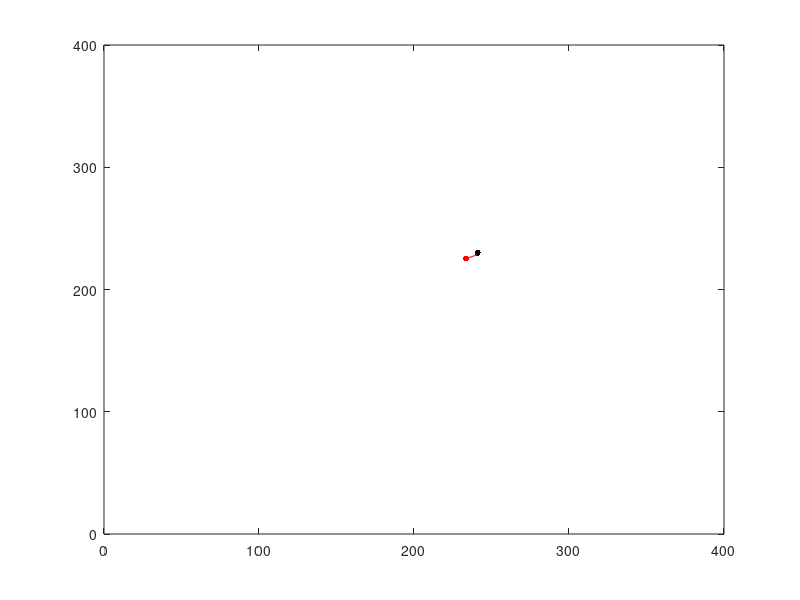

Write MATLAB code to recreate this figure.
%This code is for extension of the models, implementing hoicks in the boid
%world

close all
clear all

%LEGEND FOR STUFF
% CHECK
% TEMPORARY
% DELETE
% OPTIMIZE

%INITIALIZE PARAMETERS
L=400;                  %System size
N_boid = 1;            %Nr of boids
N_hoick = 1;            %Nr of predators
R_r = 1;                %repulsion radius
R_o = 10;                %Orientation radius
R_a = 13;               %Attraction radius
v_evolve = 2;           % CHECK(no evolution for boids) the evolvable speed of boid
v_hoick = 8;            % TEMPORARY value. Speed of hoick
A_s = 1000*R_r^2;        % TEMPORARY value (same value as used for fig 1). Possible sighting area
A_m = 25*R_r^2;          % TEMPORARY value (same value as used for fig 1). Possible movement area

phi_boid  = 0.00000000000000001;%A_m/(2*v_evolve^2); %turning angle for boids
phi_hoick = pi/4;      %turning angle for hoicks
theta_boid = 0.000000000001;%A_s/R_a^2;      %viewing angle
theta_hoick = pi;          %viewing angle



e_boid = 0.00001;           %Sensitivity to noise
omega_boid = 0;         %Sensitivity to predator
warm_up = 0;        %CHECK do we really need this? %Warm up time, 15 minutes in the paper
tot_time = 1000 + warm_up;       %Totalt time


%DEFINE HELPFUL VECTORS
r = zeros(N_boid + N_hoick,1);         %r is the distance from current boid to all other boids
rx_hat = zeros(N_boid + N_hoick,1);    %unit vector for x component
ry_hat = zeros(N_boid + N_hoick,1);    %unit vector for y component


%GRAPHICS STUFF
fig = figure;
marker1 = 14;

%-------------------INITIALIZE BOIDS AND HOICKS-------------------------%
% x(i,t) gives the x coordinate of the ith particle at time t where the %
% last element is the hoick and the first N_boid elements are boids     %
%-----------------------------------------------------------------------%
x = zeros(N_boid + N_hoick,tot_time+1);    %define initial x coordiantes for boids
x(:,1) = L/2+L/4*rand(N_boid + N_hoick,1);       %initial positions

y = zeros(N_boid + N_hoick,tot_time+1);    %define initial y coordinates for boids
y(:,1) = L/2+L/4*rand(N_boid + N_hoick,1);       %initial positions

v = zeros(N_boid + N_hoick,tot_time+1);   %velocity vector for all individuals
vy = zeros(N_boid + N_hoick,tot_time+1);
vx = zeros(N_boid + N_hoick,tot_time+1);


%ITERATE OVER TIME
for t = 1:tot_time
    
    rx_temp = repmat(x(:,t)',numel(x(:,t)),1); %create matrix of all individuals positions in x
    ry_temp = repmat(y(:,t)',numel(y(:,t)),1); %create matrix of all individuals positions in y
    
    rx_hat = (rx_temp-x(:,t));               %find distance vector between elements x-components
    ry_hat = (ry_temp-y(:,t));               %find distance vector between elements y-components
    
    diagonal_temp = ones(1,N_boid + N_hoick)*inf;
    r = (rx_hat.^2+ry_hat.^2).^0.5 + diag(diagonal_temp);         %find euclidian distance and add term to avoid division by zero.
    rx_hat = rx_hat./r;                     %normalize to create unit direction vector
    ry_hat = ry_hat./r;                     %normalize to create unit direction vector
    
    r_boid = r([1:N_boid],[1:N_boid]);        %Vector defining distances between boids, deleting distance to hoick
    [r_sort_boid,boid_index] = sort(r_boid'); %Sort the vector for finding closest boids
    boid_index = boid_index';                 %Turn index right so every row represents a boid
    
    r_hoick = r([N_boid + N_hoick:end],:);      %Vector defining distances between boids and hoick
    [r_sort_hoick,hoick_index] = sort(r_hoick');
    hoick_index = hoick_index';
    
    
    %----------ITERATE OVER POPULATION-----
    for i=1:N_boid + N_hoick
        
        if i <= N_boid %if individual i is a boid
            
            if isnan(x(i,t)) %Skips this iteration if the value is NaN (dead Boid)
                continue
            end
            
            index_b = boid_index(i,:) %Get indicies sorted by size from boid i to other boids
            
            %-----------------FIND INTERACTION WITH OTHER BOIDS------------
            inside_R_r = sum(r_boid(:,i) < R_r); %find how many boids inside repulsion radius
            
            %------ SEE IF ANY BOIDS IN REPULSION AREA--------
            
            if not(inside_R_r==0)
                
                vx_b = 0;
                vy_b = 0;
                
                lesum = 0.000000000000000000001;
                
                
                for j=1:inside_R_r
                    %SEE IF WITHIN VIEWING ANGLE
                    if vx(i,t)*rx_hat(i,index_b(j)) + vy(i,t)*ry_hat(i,index_b(j)) > v_evolve*cos(theta_boid/2)
                        vx_b = vx_b + rx_hat(i,index_b(j));
                        vy_b = vy_b + ry_hat(i,index_b(j));
                        lesum = lesum + r(i,index_b(j));
                    end
                end
                vx_b = -vx_b/lesum;
                vy_b = -vy_b/lesum;
                %------ ELSE CHECK BOIDS IN ORIENTATION AND ATTRACTION ZONE %-----
            else
                
                %Find v_o - orientation
                index_vbo = find(r_boid(i,:) >= R_r & r_boid(i,:) < R_o);               %Index for the boids in orientation radius
                vx_bo = 0;
                vy_bo = 0;
                if not(isempty(index_vbo))
                    for k = 1:length(index_vbo)
                        %SEE IF WITHIN VIEWING ANGLE
                        if vx(i,t)*rx_hat(i,index_b(k)) +vy(i,t)*ry_hat(i,index_b(k)) > v_evolve*cos(theta_boid/2)
                            vx_bo = -vx(index_vbo(k));
                            vy_bo = -vy(index_vbo(k));
                        end
                    end
                    
                end
                
                %Find v_a - attraction
                index_vba = find(r_boid(i,:) >= R_o & r_boid(i,:) < R_a);
                vx_ba = 0;
                vy_ba = 0;
                
                %CHECK IF THERE ARE ANY BOIDS IN ATTRACTION AREA
                
                if not(isempty(index_vba))
                    %ITERATE OVER ALL BOIDS IN ATTRACTION AREA
                    for k = 1:length(index_vba)
                        %SEE IF WITHIN VIEWING ANGLE
                        if vx(i,t)*rx_hat(i,index_b(k)) + vy(i,t)*ry_hat(i,index_b(k)) > v_evolve*cos(theta_boid/2)
                            vx_ba = vx_ba + rx_hat(i,index_vba(k));
                            vy_ba = vy_ba + ry_hat(i,index_vba(k));
                        end
                    end
                end
                %----DEFINE VELOCITY UNIT VECTOR v_b----
                v_b = ((vx_ba + vx_bo).^2 + (vy_ba + vy_bo).^2).^0.5+0.00000000001;
                vx_b = (vx_ba + vx_bo)/v_b;
                vy_b = (vy_ba + vy_bo)/v_b;
                
                
            end
            
            %---------FIND A BOIDS INTERACTION WITH PREDATORS--------------%
            
            vx_p = 0;
            vy_p = 0;
            
            if r(N_boid + N_hoick,i) < R_a % TEMPORARY value. Calculating v_p
                vx_p = -(x(N_boid + N_hoick)-x(i))/r_hoick(i);
                vy_p = -(y(N_boid + N_hoick)-y(i))/r_hoick(i);
            end
            
            % TEMPORARY Deleted this for now just to make the movement of the boids
            %work
            %             if r(N_boid + N_hoick,i) <= R_o % TEMPORARY value. boid dies if hoick comes close
            %                 x(i,:) = NaN;
            %                 y(i,:) = NaN;
            %             end
            
            %----------FIND NOISE----------------------------------%
            vx_noise = randn(1,1);
            vy_noise = randn(1,1);
            
            vx_noise = vx_noise/(vx_noise^2 + vy_noise^2)^0.5;
            vy_noise = vy_noise/(vx_noise^2 + vy_noise^2)^0.5;
            
            %----------ADD COMPONENTS FOR VELOCITY VECTOR----------%
            vx(i,t+1) = vx_b + e_boid*vx_noise; %+ vx_p;% + omega_boid*v_pf_x_boid(i,t);
            vy(i,t+1) = vy_b + e_boid*vy_noise; %+ vy_p;% + omega_boid*v_pf_y_boid(i,t);
            vxy_norm = (vx(i,t+1)^2 + vy(i,t+1)^2)^.5+0.000000001;
            
            %----------CORRECT FOR TURNING ANGLE-----------------%
            newdirection = atan2(vy(i,t+1),vx(i,t+1)); %calculate "wanted" the angle of direction of the boid
            prevdirection = atan2(vy(i,t),vx(i,t));
            if prevdirection - newdirection > phi_boid %if the direction angle is bigger than the turning angle, set direction to turning angle
                newdirection = prevdirection - phi_boid;
            elseif prevdirection - newdirection < -phi_boid
                newdirection = prevdirection + phi_boid;
            end
            
            x(i,t+1) = x(i,t) + v_evolve*cos(newdirection);
            y(i,t+1) = y(i,t) + v_evolve*sin(newdirection);
            %            x(i,t+1) = x(i,t) + v_evolve*vx(i,t+1)/vxy_norm;
            %           y(i,t+1) = y(i,t) + v_evolve*vy(i,t+1)/vxy_norm;
            
            %---------PLOT BOIDS---------------------------
            if t > warm_up
                x(i,t+1)=mod(x(i,t+1),L); % Jumps from the right of the box to the left or vice versa
                y(i,t+1)=mod(y(i,t+1),L); % Jumps from the top of the box to the bottom or vice versa
                
                plot([x(i,t), x(i,t+1)] ,[y(i,t),y(i,t+1)],'k-','markersize',5) %plots the first half of the particles in black
                axis([0 L 0 L]);
                hold on
                plot(x(i,t+1) ,y(i,t+1),'k.','markersize',14)
            end
            
        else %predator
            %FIND VELOCITY FOR HOICK
            vx(i,t+1) = rx_hat(i,hoick_index(1));
            vy(i,t+1) = ry_hat(i,hoick_index(1));
            vxy_norm = (vx(i,t+1)^2 + vy(i,t+1)^2)^.5+0.000000001;
            
            %UPDATE HOICKS POSITION
            x(i,t+1) = x(i,t) + v_hoick*vx(i,t+1)/vxy_norm;
            y(i,t+1) = y(i,t) + v_hoick*vy(i,t+1)/vxy_norm;
            
            
            %-----------PLOT HOICK----------------------
            x(i,t+1)=mod(x(i,t+1),L); % Jumps from the right of the box to the left or vice versa
            y(i,t+1)=mod(y(i,t+1),L); % Jumps from the top of the box to the bottom or vice versa
            
            if t > warm_up
                plot([x(i,t), x(i,t+1)] ,[y(i,t),y(i,t+1)],'r-','markersize',5) %plots the first half of the particles in black
                axis([0 L 0 L]);
                hold on
                plot(x(i,t+1) ,y(i,t+1),'r.','markersize',14)
            end
        end
    end
    
    pause(0.00001)
    hold off
end